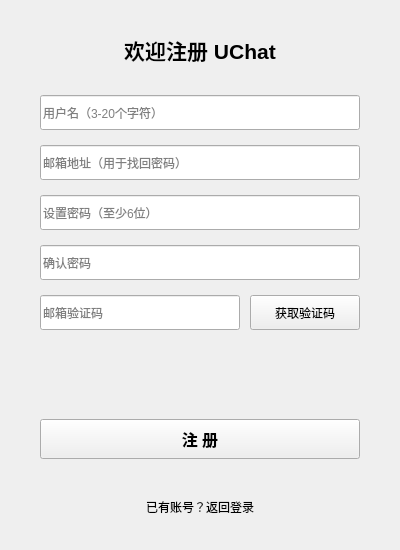
<?xml version="1.0" encoding="UTF-8"?>
<ui version="4.0">
 <class>LoginDialog</class>
 <widget class="QDialog" name="LoginDialog">
  <property name="windowModality">
   <enum>Qt::WindowModality::NonModal</enum>
  </property>
  <property name="geometry">
   <rect>
    <x>0</x>
    <y>0</y>
    <width>400</width>
    <height>550</height>
   </rect>
  </property>
  <property name="minimumSize">
   <size>
    <width>400</width>
    <height>550</height>
   </size>
  </property>
  <property name="maximumSize">
   <size>
    <width>400</width>
    <height>550</height>
   </size>
  </property>
  <property name="windowTitle">
   <string>UChat</string>
  </property>
  <property name="styleSheet">
   <string notr="true">/* 在这里或通过 C++ 加载 QSS */</string>
  </property>
  <property name="sizeGripEnabled">
   <bool>false</bool>
  </property>
  <layout class="QVBoxLayout" name="mainLayout">
   <property name="leftMargin">
    <number>0</number>
   </property>
   <property name="topMargin">
    <number>0</number>
   </property>
   <property name="rightMargin">
    <number>0</number>
   </property>
   <property name="bottomMargin">
    <number>0</number>
   </property>
   <item>
    <widget class="QStackedWidget" name="stackedWidget">
     <property name="styleSheet">
      <string notr="true">QStackedWidget, QWidget#login_page, QWidget#register_page {
       background-color: transparent; /* 确保页面背景透明 */
       }</string>
     </property>
     <property name="currentIndex">
      <number>1</number>
     </property>
     <widget class="QWidget" name="login_page">
      <layout class="QVBoxLayout" name="login_verticalLayout">
       <property name="spacing">
        <number>15</number>
       </property>
       <property name="leftMargin">
        <number>40</number>
       </property>
       <property name="topMargin">
        <number>30</number>
       </property>
       <property name="rightMargin">
        <number>40</number>
       </property>
       <property name="bottomMargin">
        <number>30</number>
       </property>
       <item>
        <widget class="QLabel" name="uchat_logo">
         <property name="text">
          <string/>
         </property>
         <property name="pixmap">
          <pixmap resource="resource.qrc">:/image/Uchat_login.png</pixmap>
         </property>
         <property name="scaledContents">
          <bool>false</bool>
         </property>
         <property name="alignment">
          <set>Qt::AlignmentFlag::AlignCenter</set>
         </property>
        </widget>
       </item>
       <item>
        <spacer name="verticalSpacer_top">
         <property name="orientation">
          <enum>Qt::Orientation::Vertical</enum>
         </property>
         <property name="sizeType">
          <enum>QSizePolicy::Policy::Fixed</enum>
         </property>
         <property name="sizeHint" stdset="0">
          <size>
           <width>20</width>
           <height>20</height>
          </size>
         </property>
        </spacer>
       </item>
       <item>
        <layout class="QHBoxLayout" name="user_input">
         <property name="spacing">
          <number>10</number>
         </property>
         <item>
          <widget class="QLineEdit" name="username_edit">
           <property name="minimumSize">
            <size>
             <width>0</width>
             <height>35</height>
            </size>
           </property>
           <property name="placeholderText">
            <string>用户名/邮箱</string>
           </property>
          </widget>
         </item>
        </layout>
       </item>
       <item>
        <layout class="QHBoxLayout" name="passwd_input">
         <property name="spacing">
          <number>10</number>
         </property>
         <item>
          <widget class="QLineEdit" name="password_edit">
           <property name="minimumSize">
            <size>
             <width>0</width>
             <height>35</height>
            </size>
           </property>
           <property name="echoMode">
            <enum>QLineEdit::EchoMode::Password</enum>
           </property>
           <property name="placeholderText">
            <string>请输入密码</string>
           </property>
          </widget>
         </item>
        </layout>
       </item>
       <item>
        <layout class="QHBoxLayout" name="forget_layout">
         <item>
          <spacer name="horizontalSpacer_forget_left">
           <property name="orientation">
            <enum>Qt::Orientation::Horizontal</enum>
           </property>
           <property name="sizeHint" stdset="0">
            <size>
             <width>40</width>
             <height>20</height>
            </size>
           </property>
          </spacer>
         </item>
         <item>
          <widget class="QLabel" name="forget_passwd_label">
           <property name="cursor">
            <cursorShape>PointingHandCursor</cursorShape>
           </property>
           <property name="styleSheet">
            <string notr="true">/* QSS 中定义链接样式 */</string>
           </property>
           <property name="text">
            <string>忘记密码?</string>
           </property>
           <property name="alignment">
            <set>Qt::AlignmentFlag::AlignRight|Qt::AlignmentFlag::AlignTrailing|Qt::AlignmentFlag::AlignVCenter</set>
           </property>
          </widget>
         </item>
        </layout>
       </item>
       <item>
        <widget class="QLabel" name="login_err_tip_label">
         <property name="minimumSize">
          <size>
           <width>0</width>
           <height>20</height>
          </size>
         </property>
         <property name="styleSheet">
          <string notr="true">/* QSS 中定义错误样式 */</string>
         </property>
         <property name="text">
          <string/>
         </property>
         <property name="alignment">
          <set>Qt::AlignmentFlag::AlignCenter</set>
         </property>
        </widget>
       </item>
       <item>
        <spacer name="verticalSpacer_middle">
         <property name="orientation">
          <enum>Qt::Orientation::Vertical</enum>
         </property>
         <property name="sizeType">
          <enum>QSizePolicy::Policy::Expanding</enum>
         </property>
         <property name="sizeHint" stdset="0">
          <size>
           <width>20</width>
           <height>10</height>
          </size>
         </property>
        </spacer>
       </item>
       <item>
        <widget class="QPushButton" name="login_btn">
         <property name="minimumSize">
          <size>
           <width>0</width>
           <height>40</height>
          </size>
         </property>
         <property name="font">
          <font>
           <pointsize>12</pointsize>
           <bold>true</bold>
          </font>
         </property>
         <property name="cursor">
          <cursorShape>PointingHandCursor</cursorShape>
         </property>
         <property name="text">
          <string>登 录</string>
         </property>
         <property name="shortcut">
          <string>Return</string>
         </property>
        </widget>
       </item>
       <item>
        <spacer name="verticalSpacer_bottom">
         <property name="orientation">
          <enum>Qt::Orientation::Vertical</enum>
         </property>
         <property name="sizeType">
          <enum>QSizePolicy::Policy::Fixed</enum>
         </property>
         <property name="sizeHint" stdset="0">
          <size>
           <width>20</width>
           <height>20</height>
          </size>
         </property>
        </spacer>
       </item>
       <item>
        <layout class="QHBoxLayout" name="switchRegisterLayout">
         <item>
          <spacer name="horizontalSpacer_switch_left">
           <property name="orientation">
            <enum>Qt::Orientation::Horizontal</enum>
           </property>
           <property name="sizeHint" stdset="0">
            <size>
             <width>40</width>
             <height>20</height>
            </size>
           </property>
          </spacer>
         </item>
         <item>
          <widget class="QPushButton" name="to_register_btn">
           <property name="cursor">
            <cursorShape>PointingHandCursor</cursorShape>
           </property>
           <property name="styleSheet">
            <string notr="true">/* QSS 中定义链接按钮样式 */</string>
           </property>
           <property name="text">
            <string>注册账号</string>
           </property>
           <property name="flat">
            <bool>true</bool>
           </property>
          </widget>
         </item>
         <item>
          <spacer name="horizontalSpacer_switch_right">
           <property name="orientation">
            <enum>Qt::Orientation::Horizontal</enum>
           </property>
           <property name="sizeHint" stdset="0">
            <size>
             <width>40</width>
             <height>20</height>
            </size>
           </property>
          </spacer>
         </item>
        </layout>
       </item>
      </layout>
     </widget>
     <widget class="QWidget" name="register_page">
      <layout class="QVBoxLayout" name="register_verticalLayout">
       <property name="spacing">
        <number>15</number>
       </property>
       <property name="leftMargin">
        <number>40</number>
       </property>
       <property name="topMargin">
        <number>30</number>
       </property>
       <property name="rightMargin">
        <number>40</number>
       </property>
       <property name="bottomMargin">
        <number>30</number>
       </property>
       <item>
        <widget class="QLabel" name="register_title">
         <property name="minimumSize">
          <size>
           <width>0</width>
           <height>40</height>
          </size>
         </property>
         <property name="font">
          <font>
           <pointsize>16</pointsize>
           <bold>true</bold>
          </font>
         </property>
         <property name="text">
          <string>欢迎注册 UChat</string>
         </property>
         <property name="alignment">
          <set>Qt::AlignmentFlag::AlignCenter</set>
         </property>
        </widget>
       </item>
       <item>
        <spacer name="verticalSpacer_reg_top">
         <property name="orientation">
          <enum>Qt::Orientation::Vertical</enum>
         </property>
         <property name="sizeType">
          <enum>QSizePolicy::Policy::Fixed</enum>
         </property>
         <property name="sizeHint" stdset="0">
          <size>
           <width>20</width>
           <height>10</height>
          </size>
         </property>
        </spacer>
       </item>
       <item>
        <widget class="QLineEdit" name="reg_username_edit">
         <property name="minimumSize">
          <size>
           <width>0</width>
           <height>35</height>
          </size>
         </property>
         <property name="placeholderText">
          <string>用户名（3-20个字符）</string>
         </property>
        </widget>
       </item>
       <item>
        <widget class="QLineEdit" name="reg_email_edit">
         <property name="minimumSize">
          <size>
           <width>0</width>
           <height>35</height>
          </size>
         </property>
         <property name="placeholderText">
          <string>邮箱地址（用于找回密码）</string>
         </property>
        </widget>
       </item>
       <item>
        <widget class="QLineEdit" name="reg_password_edit">
         <property name="minimumSize">
          <size>
           <width>0</width>
           <height>35</height>
          </size>
         </property>
         <property name="echoMode">
          <enum>QLineEdit::EchoMode::Password</enum>
         </property>
         <property name="placeholderText">
          <string>设置密码（至少6位）</string>
         </property>
        </widget>
       </item>
       <item>
        <widget class="QLineEdit" name="reg_confirm_password_edit">
         <property name="minimumSize">
          <size>
           <width>0</width>
           <height>35</height>
          </size>
         </property>
         <property name="echoMode">
          <enum>QLineEdit::EchoMode::Password</enum>
         </property>
         <property name="placeholderText">
          <string>确认密码</string>
         </property>
        </widget>
       </item>
       <item>
        <layout class="QHBoxLayout" name="reg_captcha_input">
         <property name="spacing">
          <number>10</number>
         </property>
         <item>
          <widget class="QLineEdit" name="reg_captcha_edit">
           <property name="minimumSize">
            <size>
             <width>0</width>
             <height>35</height>
            </size>
           </property>
           <property name="placeholderText">
            <string>邮箱验证码</string>
           </property>
          </widget>
         </item>
         <item>
          <widget class="QPushButton" name="reg_captcha_btn">
           <property name="minimumSize">
            <size>
             <width>110</width>
             <height>35</height>
            </size>
           </property>
           <property name="cursor">
            <cursorShape>PointingHandCursor</cursorShape>
           </property>
           <property name="text">
            <string>获取验证码</string>
           </property>
          </widget>
         </item>
        </layout>
       </item>
       <item>
        <widget class="QLabel" name="register_err_tip_label">
         <property name="minimumSize">
          <size>
           <width>0</width>
           <height>20</height>
          </size>
         </property>
         <property name="styleSheet">
          <string notr="true">/* QSS 中定义错误样式 */</string>
         </property>
         <property name="text">
          <string/>
         </property>
         <property name="alignment">
          <set>Qt::AlignmentFlag::AlignCenter</set>
         </property>
        </widget>
       </item>
       <item>
        <spacer name="verticalSpacer_reg_middle">
         <property name="orientation">
          <enum>Qt::Orientation::Vertical</enum>
         </property>
         <property name="sizeType">
          <enum>QSizePolicy::Policy::Expanding</enum>
         </property>
         <property name="sizeHint" stdset="0">
          <size>
           <width>20</width>
           <height>10</height>
          </size>
         </property>
        </spacer>
       </item>
       <item>
        <widget class="QPushButton" name="register_confirm_btn">
         <property name="minimumSize">
          <size>
           <width>0</width>
           <height>40</height>
          </size>
         </property>
         <property name="font">
          <font>
           <pointsize>12</pointsize>
           <bold>true</bold>
          </font>
         </property>
         <property name="cursor">
          <cursorShape>PointingHandCursor</cursorShape>
         </property>
         <property name="text">
          <string>注 册</string>
         </property>
        </widget>
       </item>
       <item>
        <spacer name="verticalSpacer_reg_bottom">
         <property name="orientation">
          <enum>Qt::Orientation::Vertical</enum>
         </property>
         <property name="sizeType">
          <enum>QSizePolicy::Policy::Fixed</enum>
         </property>
         <property name="sizeHint" stdset="0">
          <size>
           <width>20</width>
           <height>20</height>
          </size>
         </property>
        </spacer>
       </item>
       <item>
        <layout class="QHBoxLayout" name="switchLoginLayout">
         <item>
          <spacer name="horizontalSpacer_switch_reg_left">
           <property name="orientation">
            <enum>Qt::Orientation::Horizontal</enum>
           </property>
           <property name="sizeHint" stdset="0">
            <size>
             <width>40</width>
             <height>20</height>
            </size>
           </property>
          </spacer>
         </item>
         <item>
          <widget class="QPushButton" name="to_login_btn">
           <property name="cursor">
            <cursorShape>PointingHandCursor</cursorShape>
           </property>
           <property name="styleSheet">
            <string notr="true">/* QSS 中定义链接按钮样式 */</string>
           </property>
           <property name="text">
            <string>已有账号？返回登录</string>
           </property>
           <property name="flat">
            <bool>true</bool>
           </property>
          </widget>
         </item>
         <item>
          <spacer name="horizontalSpacer_switch_reg_right">
           <property name="orientation">
            <enum>Qt::Orientation::Horizontal</enum>
           </property>
           <property name="sizeHint" stdset="0">
            <size>
             <width>40</width>
             <height>20</height>
            </size>
           </property>
          </spacer>
         </item>
        </layout>
       </item>
      </layout>
     </widget>
    </widget>
   </item>
  </layout>
 </widget>
 <resources>
  <include location="resource.qrc"/>
 </resources>
 <connections/>
</ui>
